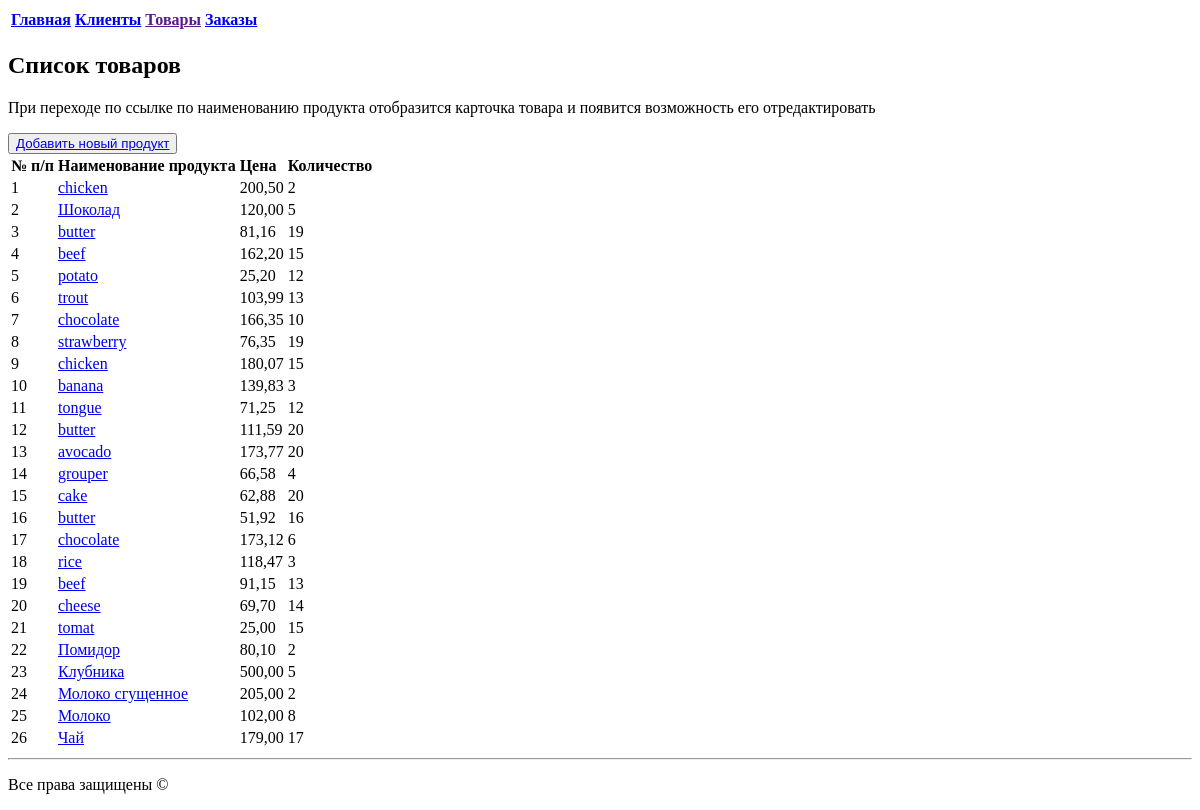
The app's page /store/products/, older data.
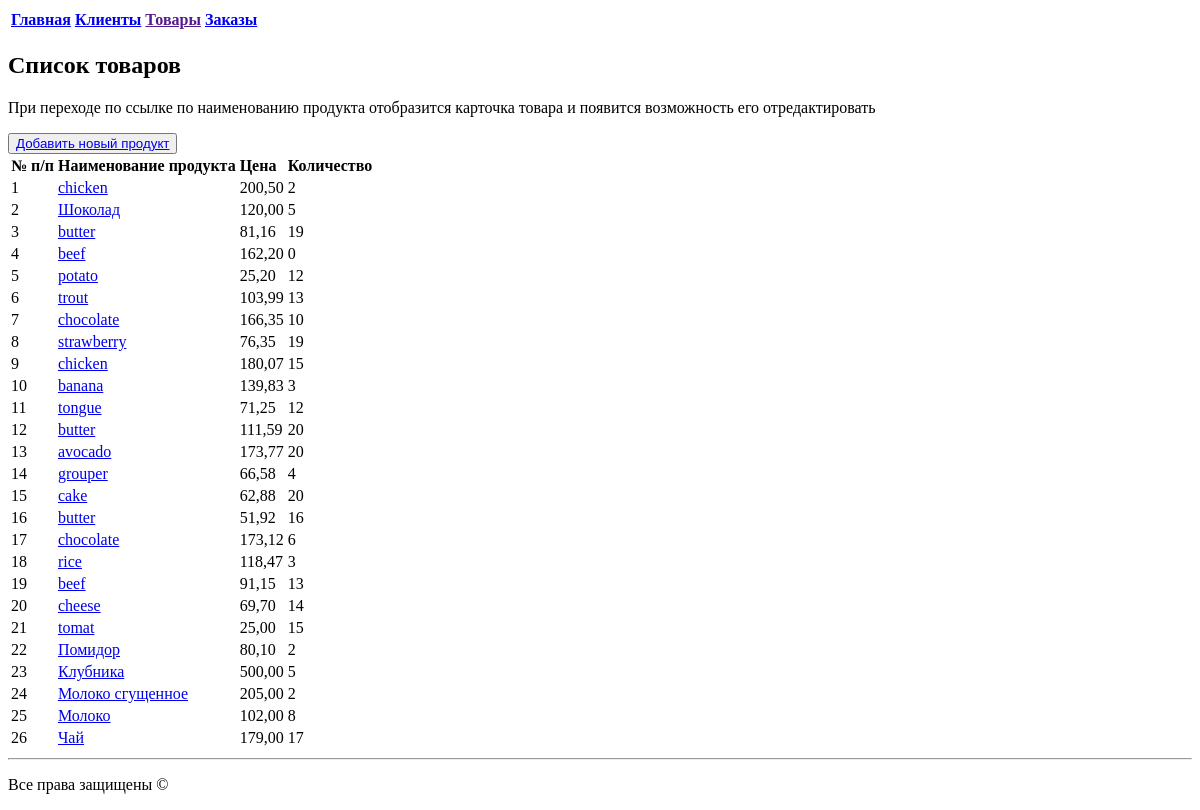
The same page, newer data.
### storeapp/models.py (models this page shows, shortened)
class Product(models.Model):
    name = models.CharField(max_length=100)
    description = models.TextField()
    price = models.DecimalField(max_digits=8, decimal_places=2)
    amount = models.IntegerField()
    date_added = models.DateTimeField(auto_now_add=True)
    photo = models.ImageField(upload_to='products/', null=True, blank=True)

### storeapp/views.py (the view)
# urls.py: path('products/', get_products, name='get_products'),
def get_products(request):
    products = Product.objects.all()
    products_dict = {index: value for index, value in enumerate(products, 1)}
    context = {'products': products_dict, 'name': 'Товары'}
    return render(request, 'storeapp/products.html', context)

### storeapp/templates/storeapp/products.html (shortened to what this page needs)
{% extends 'base.html' %}
{% block content %}
  <table>
    <tr>
        <td> <b><a href="../../">Главная</a> </b></td>
        <td> <b><a href="../clients/">Клиенты</a> </b></td>
        <td> <b><a href="">Товары</a> </b></td>
        <td> <b><a href="../orders/">Заказы</a></b></td>
  </table>
  <h2>Список товаров</h2>
<p>При переходе по ссылке по наименованию продукта отобразится карточка товара и появится возможность его отредактировать</p>
<button><a href="{% url 'add_product' %}">Добавить новый продукт</a></button>
  <table>
    <tr><td> <b>№ п/п </b></td><td> <b> Наименование продукта </b></td><td> <b> Цена </b></td><td> <b> Количество </b></td></tr>
  {% for key, value in products.items %}
    <tr><td>{{ key }}</td><td><a href="{% url 'get_product_on_id' value.id %}">{{ value.name }}</a></td><td>{{ value.price }}</td><td>{{ value.amount }}</td></tr>
  {% endfor %}
  </table>
{% endblock %}

Row changes from the older to the newer data that the page shows:
changed Product (number 4 of 26 on the later page): amount "15" → "0"
